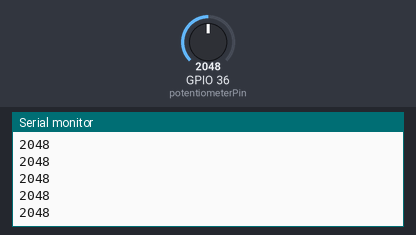
The sketch below on a simulated ESP32. Shown: the last lines printed to the serial monitor. The test bench sets the inputs (shaded band); at power-on: GPIO 36 (potentiometerPin) = 2048.

Above: at 1.2 s.
1.3 s: GPIO 36 (potentiometerPin) set to 2866
At 1.32 s:
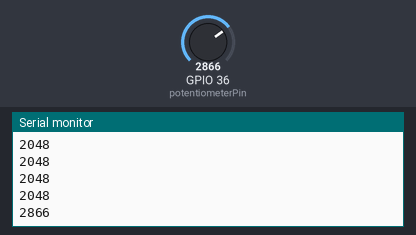
2.8 s: GPIO 36 (potentiometerPin) set to 3603
At 2.82 s:
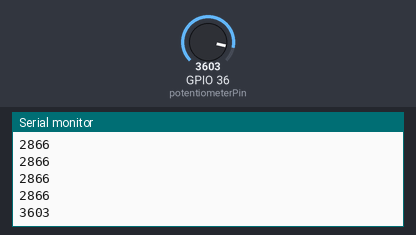
Timing chart, 0 to 5.8 s (numbered marks = the images above; inputs shaded):
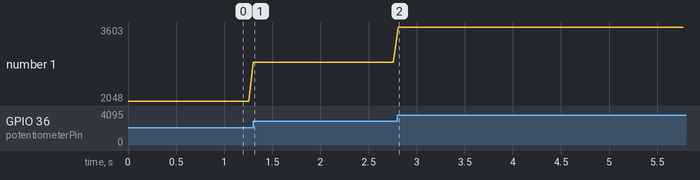

The sketch:

arduino_servo_remote.ino
```cpp
// 定义滑动变阻器连接的模拟引脚
const int potentiometerPin = A0;

void setup() {
  // 初始化串口通信，波特率为9600
  Serial.begin(9600);
}

void loop() {
  // 读取滑动变阻器的值
  int potentiometerValue = analogRead(potentiometerPin);

  // 将读取的值发送到串口
  Serial.println(potentiometerValue);

  // 延迟一段时间，避免频繁发送数据
  delay(50);
}
```

Measured:
- after the input at 1.3 s, the serial monitor: prints a new line at once (image 1)
- after the input at 2.8 s, the serial monitor: prints a new line at once (image 2)
- plotted number 1: 2048 → 2866 after the input at 1.3 s, 2866 → 3603 after the input at 2.8 s
